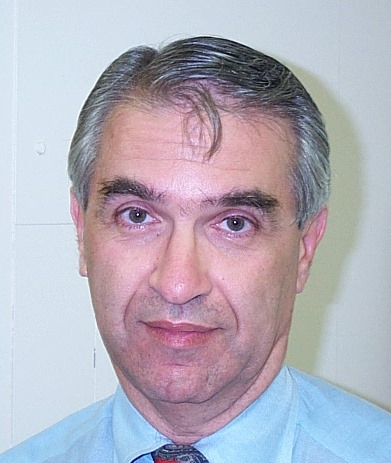
%> input picture db1_04.jpg, 391 x 463 px
$ octave scaling_Christian.m   (GNU Octave 9; MATLAB toolbox functions it lacks are replaced by stand-ins)
%> lines starting %> are read from the running program, lines starting %| are printed output that depends on the picture; in (x1, y1, x2, y2) boxes, pixels count from 0 and x2, y2 are one past the last pixel; in counts of white or black regions, pixels touching at a corner belong together; the program's own positions count from 1
### skinRecognition.m

% https://ieeexplore.ieee.org/stamp/stamp.jsp?tp=&arnumber=560536
% sMin: 0, sMax: 50, hMin: 0.23, hMax: 0.68

function [outLogical] = skinRecognition(inImg)

crMin = 134;
crMax = 183;
cbMin = 86;
cbMax = 137;
sMin = 0.15;
sMax = 0.75;
hMin = 0;
hMax = 0.873;
vMin = 0.35;
vMax = 1;

SE = strel('sphere', 3);
SE2_1 = strel('line', 300, 90);
SE2_2 = strel('line', 300, 0);


%img = greyWorldAssumption(img);
%img = referenceWhite(inImg);


hsvImg = rgb2hsv(inImg);
cbcrImg = rgb2ycbcr(inImg);

thresholdLogical = hsvImg(:, :, 1) > hMin & hsvImg(:, :, 1) < hMax & ...
    hsvImg(:,:,2) > sMin & hsvImg(:,:,2) < sMax & ...
    hsvImg(:,:,3) > vMin & hsvImg(:,:,3) < vMax & ...
    cbcrImg(:,:,2) > cbMin & cbcrImg(:,:,2) < cbMax & ...
    cbcrImg(:,:,3) > crMin & cbcrImg(:,:,3) < crMax;

%resultHsvImg = thresholdLogical.*hsvImg(:,:,3);

%resultLogical = resultHsvImg > 0.6;

thresholdLogical = imclose(thresholdLogical, SE2_1);
thresholdLogical = imclose(thresholdLogical, SE2_2);
thresholdLogical = imopen(thresholdLogical, SE);

outLogical = thresholdLogical;


%skinImg = img.*uint8(resultLogical);
%imshow(skinImg);

end

### scaling_Christian.m
id = 0;

% [5 lines of commented-out code are left out]
im = imread('db1_04.jpg');
%> im is the input picture: size 463x391x3 uint8; mean R, G, B 179.1, 175.3, 187.8
img = imread('db1_04.jpg');
%tnm034(im);
%figure
%imshow(im);
I = rgb2gray(im);
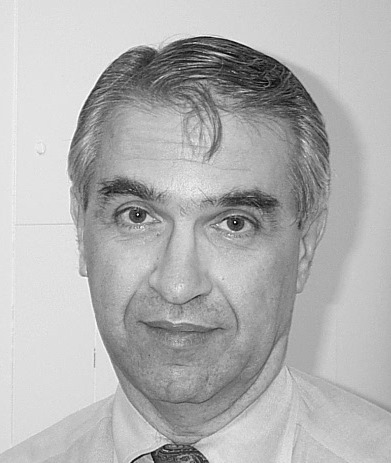
%> I: size 463x391 uint8; min 1, max 254, mean 177.9
figure
imshow(I)

S = sum(img,3);
[~,idx] = max(S(:));
%> idx = 39633
[row,col] = ind2sub(size(S),idx); %Hitta ljusaste punkten
%> row = 278; col = 86


%imshow(img);
viscircles([col, row], 3, 'Color', 'b');
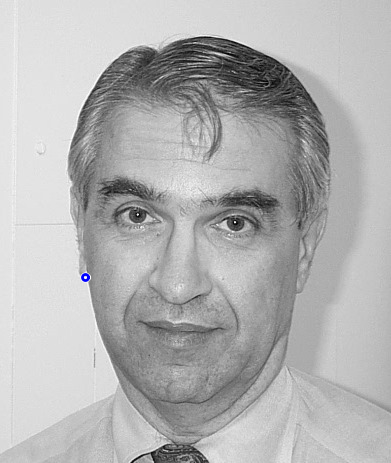
%> figure redrawn from the program's plot data

hsvImg = rgb2hsv(img);
%> hsvImg: size 463x391x3 double; mean H, S, V 0.631, 0.175, 0.779

%imshow(hsvImg);

thresholdLogical = hsvImg(:, :, 1) > 0 & hsvImg(:, :, 1) < 50 & hsvImg(:,:,2) > 0.23 & hsvImg(:,:,2) < 0.68;
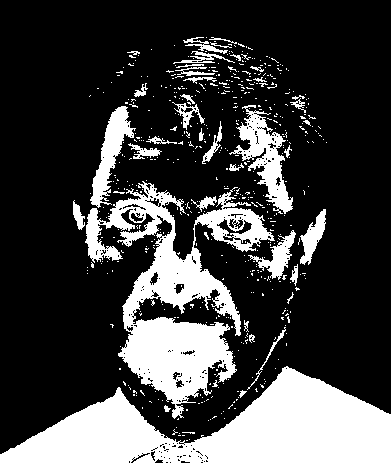
%> thresholdLogical: size 463x391 logical; 25.1% white; 545 white regions (505 under 20 px), largest, box (x1, y1, x2, y2) and area: (0, 366, 391, 463) 20006, (85, 181, 275, 419) 15561, (229, 105, 293, 214) 2440

resultHsvImg = thresholdLogical.*hsvImg(:,:,3);
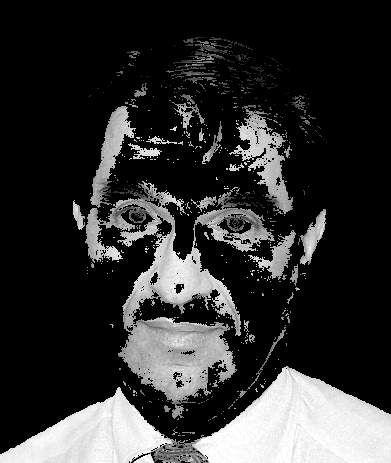
%> resultHsvImg: size 463x391 double; min 0, max 1, mean 0.196

resultLogical = resultHsvImg > 0.6;
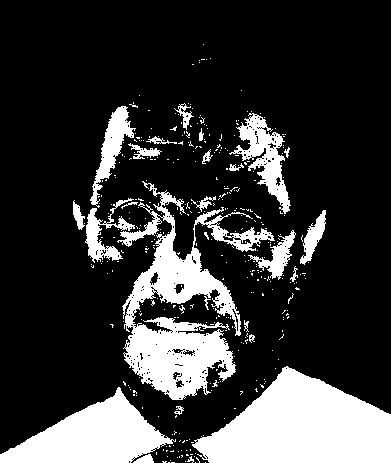
%> resultLogical: size 463x391 logical; 21.6% white; 375 white regions (349 under 20 px), largest, box (x1, y1, x2, y2) and area: (192, 366, 391, 463) 12381, (117, 181, 275, 400) 11723, (0, 387, 176, 463) 6732

%imshow(resultLogical);

skinImg = img.*uint8(resultLogical);
%> skinImg: size 463x391x3 uint8; mean H, S, V 37.1, 36.7, 42.1

%imshow(skinImg);
resultLogical = skinRecognition(img);
%> in skinRecognition, `cbcrImg = rgb2ycbcr(inImg);`: cbcrImg: size 463x391x3 uint8; mean of channels 1, 2, 3 168.7, 132.9, 128.8
%> in skinRecognition, `thresholdLogical = hsvImg(:, :, 1) > hMin & hsvImg(:, :, 1) < hMax & h..`: thresholdLogical: size 463x391 logical; 6.7% white; 119 white regions (100 under 20 px), largest, box (x1, y1, x2, y2) and area: (244, 122, 308, 357) 5830, (81, 82, 149, 297) 3783, (160, 389, 220, 443) 606
%> in skinRecognition, `thresholdLogical = imclose(thresholdLogical, SE2_1);`: thresholdLogical: size 463x391 logical; 26.4% white; 7 white regions (6 under 20 px), largest, box (x1, y1, x2, y2) and area: (81, 80, 318, 460) 47726
%> in skinRecognition, `thresholdLogical = imclose(thresholdLogical, SE2_2);`:
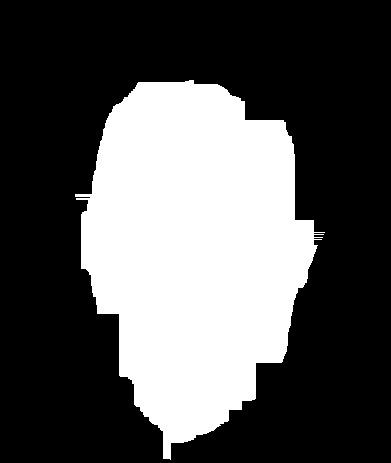
%> thresholdLogical: size 463x391 logical; 33.8% white; 1 white region, box (x1, y1, x2, y2) and area: (75, 80, 325, 460) 61226
%> in skinRecognition, `thresholdLogical = imopen(thresholdLogical, SE);`:
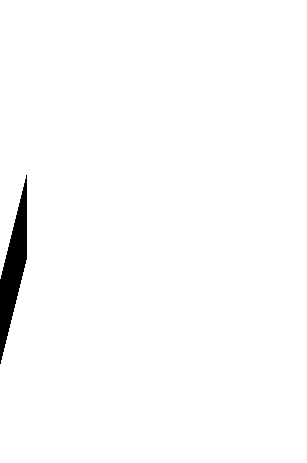
%> thresholdLogical: size 463x307 logical; 98.4% white; 1 black region, box (x1, y1, x2, y2) and area: (0, 175, 27, 364) 2295

sMin = 0.23;
sMax = 0.68;
hMin = 0;
hMax = 50;
%%
%> (the run ends here)

$ run again, with image_0009.jpg copied over db1_04.jpg
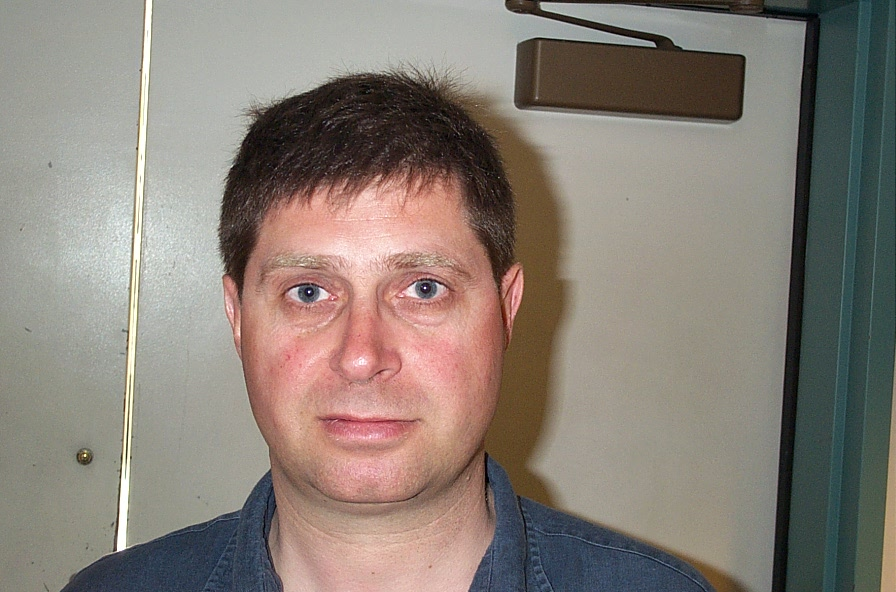
%> input picture image_0009.jpg, 896 x 592 px
%> im is the input picture: size 592x896x3 uint8; mean R, G, B 136.6, 127.2, 118.8
%> idx = 70987
%> row = 539; col = 120
%> hsvImg: size 592x896x3 double; mean H, S, V 0.208, 0.204, 0.552
%> `thresholdLogical = hsvImg(:, :, 1) > 0 & hsvImg(:, :, 1) < 50 & hsvImg..`:
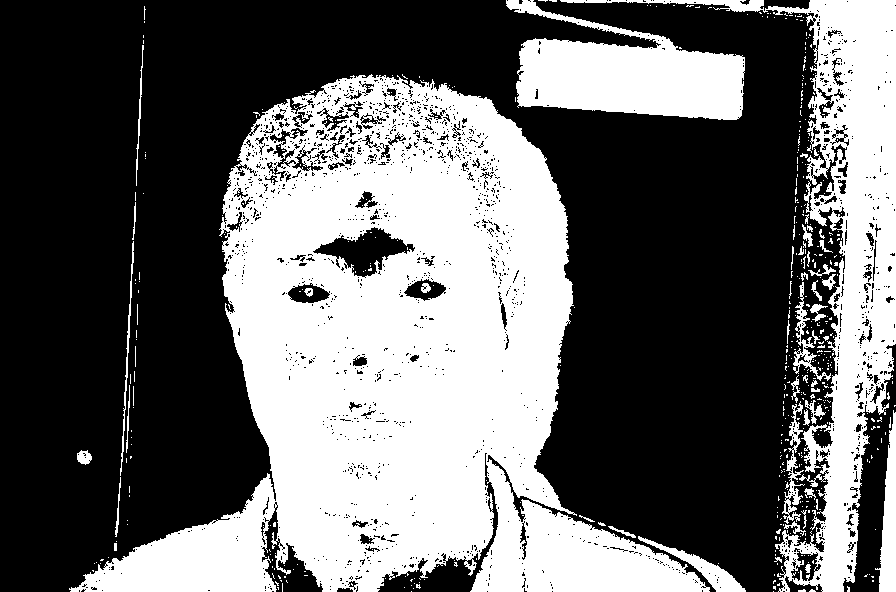
%> thresholdLogical: size 592x896 logical; 40.8% white; 521 white regions (470 under 20 px), largest, box (x1, y1, x2, y2) and area: (69, 74, 710, 592) 155486, (560, 0, 896, 592) 35501, (506, 0, 745, 120) 16065
%> resultLogical: size 592x896 logical; 14.6% white; 220 white regions (210 under 20 px), largest, box (x1, y1, x2, y2) and area: (242, 173, 499, 501) 60101, (277, 482, 492, 592) 13149, (881, 410, 896, 592) 1682
%> skinImg: size 592x896x3 uint8; mean H, S, V 29.4, 21.5, 19.6
%> cbcrImg: size 592x896x3 uint8; mean of channels 1, 2, 3 126.9, 122.9, 132.7
%> in skinRecognition, `thresholdLogical = imclose(thresholdLogical, SE2_2);`:
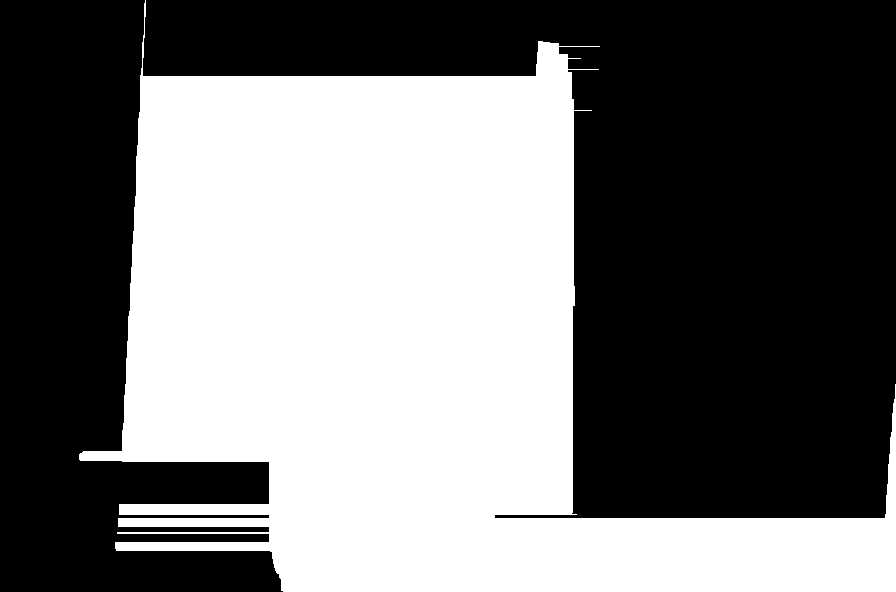
%> thresholdLogical: size 592x896 logical; 45.4% white; 1 white region, box (x1, y1, x2, y2) and area: (79, 0, 896, 592) 240739

$ run again, with db1_01.jpg copied over db1_04.jpg
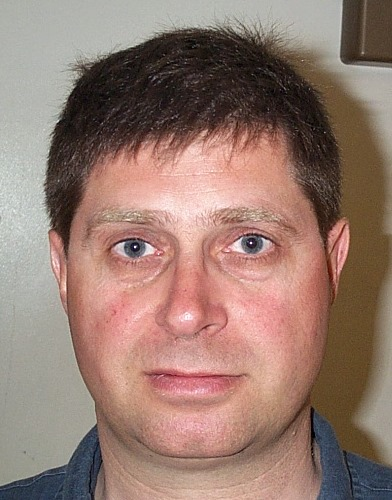
%> input picture db1_01.jpg, 392 x 500 px
%> im is the input picture: size 500x392x3 uint8; mean R, G, B 150.1, 122.6, 111.8
%> `I = rgb2gray(im);`:
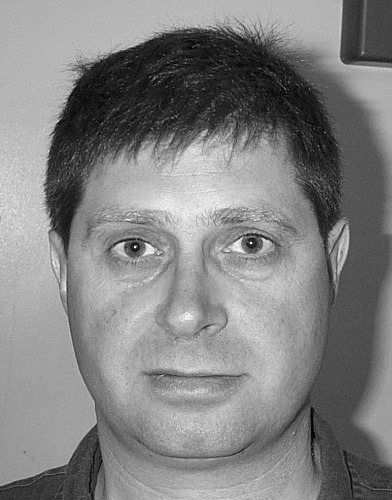
%> I: size 500x392 uint8; min 0, max 251, mean 129.6
%> idx = 67248
%> row = 248; col = 135
%> hsvImg: size 500x392x3 double; mean H, S, V 0.123, 0.29, 0.593
%> resultLogical: size 500x392 logical; 35.6% white; 165 white regions (159 under 20 px), largest, box (x1, y1, x2, y2) and area: (68, 128, 323, 456) 60145, (104, 435, 317, 500) 7620, (50, 232, 67, 311) 640, (331, 224, 350, 291) 570, (160, 456, 233, 468) 344, (328, 217, 348, 254) 244
%> skinImg: size 500x392x3 uint8; mean H, S, V 71.9, 52, 47.3
%> cbcrImg: size 500x392x3 uint8; mean of channels 1, 2, 3 127.3, 119.3, 140.8
%> in skinRecognition, `thresholdLogical = imclose(thresholdLogical, SE2_2);`:
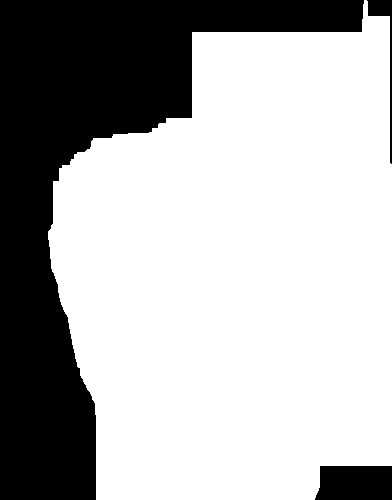
%> thresholdLogical: size 500x392 logical; 69% white; 3 black regions, box (x1, y1, x2, y2) and area: (0, 0, 364, 500) 57578, (315, 466, 392, 500) 2483, (367, 0, 392, 164) 680
